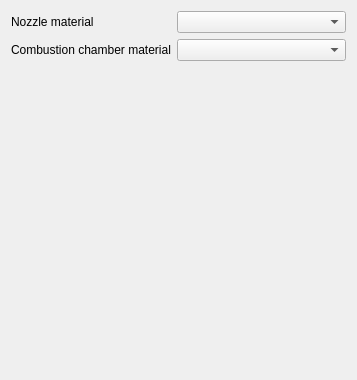
            <widget class="QWidget" name="scrollAreaWidgetContents_7">
             <property name="geometry">
              <rect>
               <x>0</x>
               <y>0</y>
               <width>357</width>
               <height>380</height>
              </rect>
             </property>
             <layout class="QGridLayout" name="gridLayout_15">
              <item row="2" column="0">
               <spacer name="verticalSpacer_13">
                <property name="orientation">
                 <enum>Qt::Vertical</enum>
                </property>
                <property name="sizeHint" stdset="0">
                 <size>
                  <width>20</width>
                  <height>281</height>
                 </size>
                </property>
               </spacer>
              </item>
              <item row="0" column="1">
               <widget class="QComboBox" name="combo_mat_nozz">
                <property name="sizePolicy">
                 <sizepolicy hsizetype="MinimumExpanding" vsizetype="Fixed">
                  <horstretch>0</horstretch>
                  <verstretch>0</verstretch>
                 </sizepolicy>
                </property>
               </widget>
              </item>
              <item row="0" column="0">
               <widget class="QLabel" name="label_mat_nozz">
                <property name="text">
                 <string>Nozzle material</string>
                </property>
               </widget>
              </item>
              <item row="1" column="1">
               <widget class="QComboBox" name="combo_mat_comb">
                <property name="sizePolicy">
                 <sizepolicy hsizetype="MinimumExpanding" vsizetype="Fixed">
                  <horstretch>0</horstretch>
                  <verstretch>0</verstretch>
                 </sizepolicy>
                </property>
               </widget>
              </item>
              <item row="1" column="0">
               <widget class="QLabel" name="label_mat_comb">
                <property name="text">
                 <string>Combustion chamber material</string>
                </property>
               </widget>
              </item>
             </layout>
            </widget>
